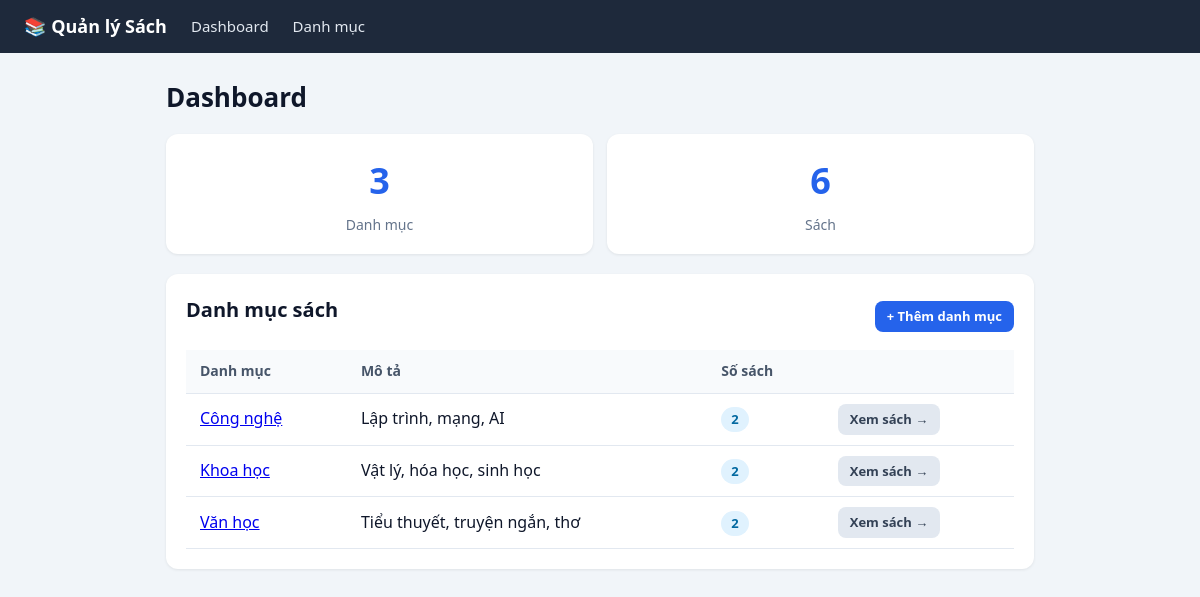
The page / on the database its author committed.
### app.py (models this page shows)
class Category(db.Model):
    id: Mapped[int] = mapped_column(primary_key=True)
    name: Mapped[str] = mapped_column(String(100), unique=True)
    description: Mapped[str] = mapped_column(String(300), default="")
    books: Mapped[list["Book"]] = db.relationship(back_populates="category", cascade="all, delete-orphan")

### app.py (the view)
@app.route("/")
def dashboard():
    cats = db.session.execute(db.select(Category).order_by(Category.name)).scalars().all()
    total_books = db.session.execute(db.select(db.func.count(Book.id))).scalar()
    total_cats = len(cats)
    return render_template("dashboard.html", cats=cats, total_books=total_books, total_cats=total_cats)

### templates/dashboard.html (shortened to what this page needs)
{% extends "base.html" %}
{% block content %}
<h1>Dashboard</h1>
<div class="stats">
    <div class="stat"><div class="num">{{ total_cats }}</div><div class="label">Danh mục</div></div>
    <div class="stat"><div class="num">{{ total_books }}</div><div class="label">Sách</div></div>
</div>
<div class="card">
    <div style="display:flex;justify-content:space-between;align-items:center;margin-bottom:12px">
        <h2>Danh mục sách</h2>
        <a href="{{ url_for('category_add') }}" class="btn btn-primary btn-sm">+ Thêm danh mục</a>
    </div>
    {% if cats %}
    <table>
        <tr><th>Danh mục</th><th>Mô tả</th><th>Số sách</th><th></th></tr>
        {% for c in cats %}
        <tr>
            <td><a href="{{ url_for('book_list', cat_id=c.id) }}">{{ c.name }}</a></td>
            <td>{{ c.description }}</td>
            <td><span class="badge">{{ c.books|length }}</span></td>
            <td><a href="{{ url_for('book_list', cat_id=c.id) }}" class="btn btn-secondary btn-sm">Xem sách →</a></td>
        </tr>
        {% endfor %}
    </table>
    {% else %}
    <p class="empty">Chưa có danh mục nào.</p>
    {% endif %}
</div>
{% endblock %}

### templates/base.html (shortened to what this page needs)
<!DOCTYPE html>
<html lang="vi">
<head>
</head>
<body>
    <nav>
        <a class="brand" href="{{ url_for('dashboard') }}">📚 Quản lý Sách</a>
        <a href="{{ url_for('dashboard') }}">Dashboard</a>
        <a href="{{ url_for('category_list') }}">Danh mục</a>
    </nav>
    <div class="wrap">
        {% block content %}{% endblock %}
    </div>
</body>
</html>

### templates/base.html (style rules this page uses)
* { box-sizing: border-box; margin: 0; padding: 0; }
body { font-family: 'Segoe UI', system-ui, sans-serif; background: #f1f5f9; color: #0f172a; line-height: 1.6; }
nav { background: #1e293b; padding: 12px 24px; display: flex; align-items: center; gap: 24px; }
nav a { color: #e2e8f0; text-decoration: none; font-size: 15px; }
nav .brand { font-weight: 700; font-size: 18px; color: #fff; }
.wrap { max-width: 900px; margin: 24px auto; padding: 0 16px; }
h1 { font-size: 26px; margin-bottom: 16px; }
h2 { font-size: 20px; margin-bottom: 12px; }
.card { background: #fff; border-radius: 12px; padding: 20px; margin-bottom: 16px; box-shadow: 0 1px 3px rgba(0,0,0,.08); }
table { width: 100%; border-collapse: collapse; }
th, td { padding: 10px 14px; text-align: left; border-bottom: 1px solid #e2e8f0; }
th { background: #f8fafc; font-weight: 600; font-size: 14px; color: #475569; }
.btn { display: inline-block; padding: 8px 16px; border-radius: 8px; font-size: 14px; font-weight: 600; text-decoration: none; cursor: pointer; border: none; }
.btn-primary { background: #2563eb; color: #fff; }
.btn-secondary { background: #e2e8f0; color: #334155; }
.btn-sm { padding: 5px 12px; font-size: 13px; }
.stats { display: grid; grid-template-columns: repeat(auto-fit, minmax(180px, 1fr)); gap: 14px; margin-bottom: 20px; }
.stat { background: #fff; border-radius: 12px; padding: 18px; text-align: center; box-shadow: 0 1px 3px rgba(0,0,0,.08); }
.stat .num { font-size: 36px; font-weight: 700; color: #2563eb; }
.stat .label { font-size: 14px; color: #64748b; margin-top: 4px; }
.badge { display: inline-block; background: #e0f2fe; color: #0369a1; padding: 2px 10px; border-radius: 999px; font-size: 13px; font-weight: 600; }

### rows shown on the page
Category: name "Công nghệ", description "Lập trình, mạng, AI", books|length "2"
Category: name "Khoa học", description "Vật lý, hóa học, sinh học", books|length "2"
Category: name "Văn học", description "Tiểu thuyết, truyện ngắn, thơ", books|length "2"

### other values the page prints
{{ total_cats }} "3"
{{ total_books }} "6"
